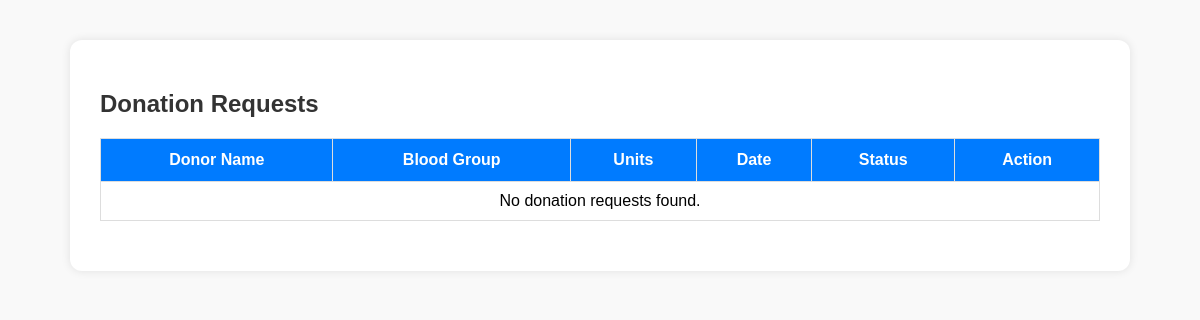
The page /subadmin/donation-requests/ (signed in) on the database as committed earlier.
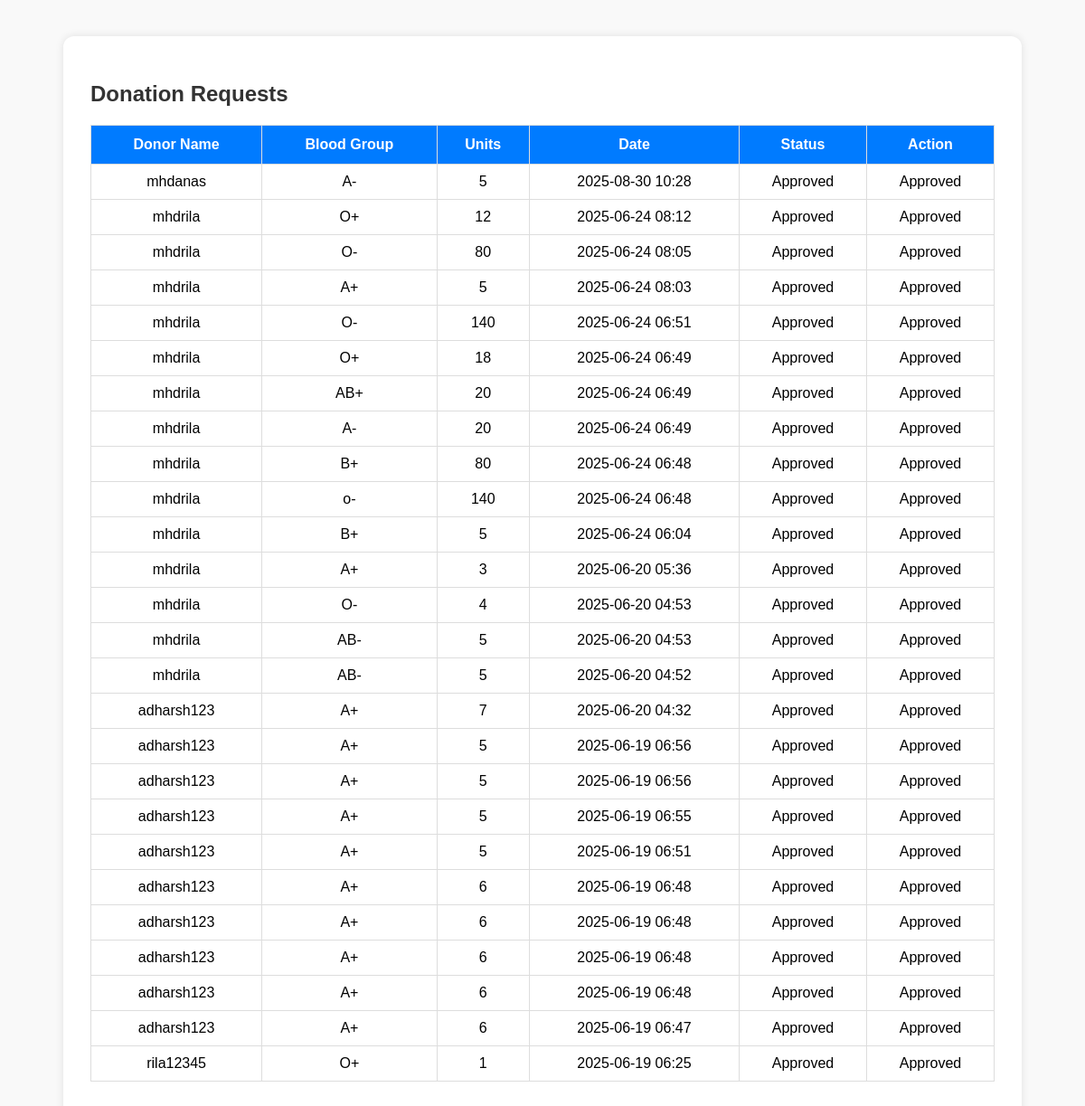
The same page on the database as committed later.
### donor/models.py (models this page shows, shortened)
class Donation(models.Model):
    STATUS_CHOICES = (
        ('Pending', 'Pending'),
        ('Approved', 'Approved'),
        ('Rejected', 'Rejected'),
    )
    donor = models.ForeignKey(User, on_delete=models.CASCADE)
    blood_group = models.CharField(max_length=5, choices=BLOOD_GROUP_CHOICES)  # ✅ ADD choices
    units = models.PositiveIntegerField()
    document = models.FileField(upload_to='donation_files/')
    status = models.CharField(max_length=10, choices=STATUS_CHOICES, default='Pending')
    created_at = models.DateTimeField(auto_now_add=True)

### sub_admin/views.py (the view)
# urls.py: path('donation-requests/', views.subadmin_donation_requests, name='subadmin_donation_requests'),
@login_required
def subadmin_donation_requests(request):
    donations = Donation.objects.all().order_by('-created_at')
    return render(request, 'subadmin/donation_requests.html', {'donations': donations})

### templates/subadmin/donation_requests.html (shortened to what this page needs)
<!DOCTYPE html>
<html lang="en">
<head>
</head>
<body>
<div class="container">
    <h2>Donation Requests</h2>
    <table>
        <thead>
            <tr>
                <th>Donor Name</th>
                <th>Blood Group</th>
                <th>Units</th>
                <th>Date</th>
                <th>Status</th>
                <th>Action</th>
            </tr>
        </thead>
        <tbody>
            {% for donation in donations %}
                <tr>
                    <td>{{ donation.donor.username }}</td>
                    <td>{{ donation.blood_group }}</td>
                    <td>{{ donation.units }}</td>
                    <td>{{ donation.created_at|date:"Y-m-d H:i" }}</td>
                    <td>{{ donation.status }}</td>
                    <td>
                        {% if donation.status == "Pending" %}
                            <form action="{% url 'approve_donation' donation.id %}" method="post" style="display:inline;">
                                {% csrf_token %}
                                <button type="submit" class="btn approve">Approve</button>
                            </form>
                            <form action="{% url 'reject_donation' donation.id %}" method="post" style="display:inline;">
                                {% csrf_token %}
                                <button type="submit" class="btn reject">Reject</button>
                            </form>
                        {% else %}
                            {{ donation.status }}
                        {% endif %}
                    </td>
                </tr>
            {% empty %}
                <tr><td colspan="6">No donation requests found.</td></tr>
            {% endfor %}
        </tbody>
    </table>
</div>
</body>
</html>

Rows that differ between the two databases and show on the page:
added Donation: donor.username "mhdanas", blood_group "A-", units "5", created_at "2025-08-30 10:28", status "Approved"
added Donation: donor.username "mhdrila", blood_group "O+", units "12", created_at "2025-06-24 08:12", status "Approved"
added Donation: donor.username "mhdrila", blood_group "O-", units "80", created_at "2025-06-24 08:05", status "Approved"
added Donation: donor.username "mhdrila", blood_group "A+", units "5", created_at "2025-06-24 08:03", status "Approved"
added Donation: donor.username "mhdrila", blood_group "O-", units "140", created_at "2025-06-24 06:51", status "Approved"
added Donation: donor.username "mhdrila", blood_group "O+", units "18", created_at "2025-06-24 06:49", status "Approved"
added Donation: donor.username "mhdrila", blood_group "AB+", units "20", created_at "2025-06-24 06:49", status "Approved"
added Donation: donor.username "mhdrila", blood_group "A-", units "20", created_at "2025-06-24 06:49", status "Approved"
added Donation: donor.username "mhdrila", blood_group "B+", units "80", created_at "2025-06-24 06:48", status "Approved"
added Donation: donor.username "mhdrila", blood_group "o-", units "140", created_at "2025-06-24 06:48", status "Approved"
added Donation: donor.username "mhdrila", blood_group "B+", units "5", created_at "2025-06-24 06:04", status "Approved"
added Donation: donor.username "mhdrila", blood_group "A+", units "3", created_at "2025-06-20 05:36", status "Approved"
added Donation: donor.username "mhdrila", blood_group "O-", units "4", created_at "2025-06-20 04:53", status "Approved"
added Donation: donor.username "mhdrila", blood_group "AB-", units "5", created_at "2025-06-20 04:53", status "Approved"
added Donation: donor.username "mhdrila", blood_group "AB-", units "5", created_at "2025-06-20 04:52", status "Approved"
added Donation: donor.username "adharsh123", blood_group "A+", units "7", created_at "2025-06-20 04:32", status "Approved"
added Donation: donor.username "adharsh123", blood_group "A+", units "5", created_at "2025-06-19 06:56", status "Approved"
added Donation: donor.username "adharsh123", blood_group "A+", units "5", created_at "2025-06-19 06:56", status "Approved"
added Donation: donor.username "adharsh123", blood_group "A+", units "5", created_at "2025-06-19 06:55", status "Approved"
added Donation: donor.username "adharsh123", blood_group "A+", units "5", created_at "2025-06-19 06:51", status "Approved"
added Donation: donor.username "adharsh123", blood_group "A+", units "6", created_at "2025-06-19 06:48", status "Approved"
added Donation: donor.username "adharsh123", blood_group "A+", units "6", created_at "2025-06-19 06:48", status "Approved"
added Donation: donor.username "adharsh123", blood_group "A+", units "6", created_at "2025-06-19 06:48", status "Approved"
added Donation: donor.username "adharsh123", blood_group "A+", units "6", created_at "2025-06-19 06:48", status "Approved"
added Donation: donor.username "adharsh123", blood_group "A+", units "6", created_at "2025-06-19 06:47", status "Approved"
added Donation: donor.username "rila12345", blood_group "O+", units "1", created_at "2025-06-19 06:25", status "Approved"
Other text that changed with them:
text no longer shown: "No donation requests found."
